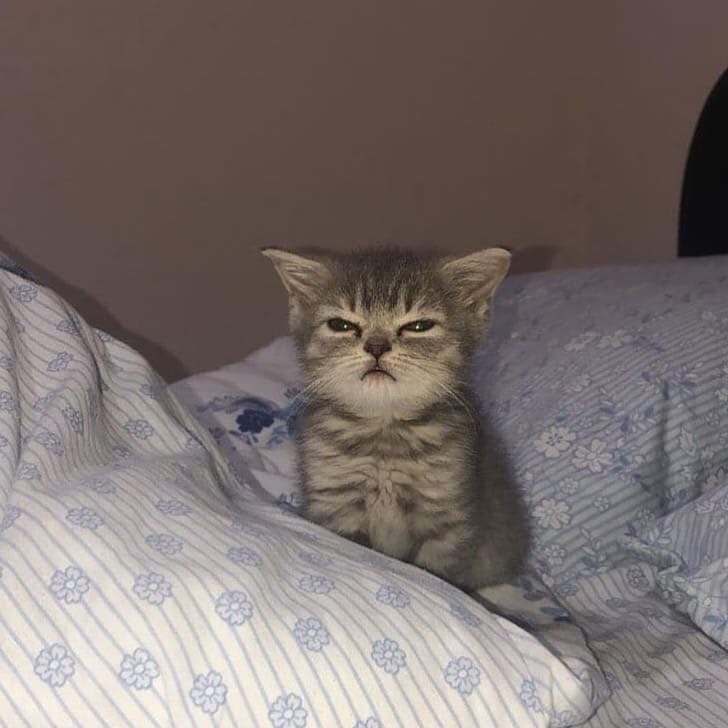
#> input picture task3/pic.jpg, 728 x 728 px
$ jupyter execute task3.ipynb
#> lines starting #> are read from the running program, lines starting #| are printed output that depends on the picture
# Задание 3

Локальное выравнивание гистограммы на изображении в LAB на L компоненте

### Библиотеки

[cell 1]
import cv2
import numpy as np
import matplotlib.pyplot as plt

Загрузка изображения и конвертация в LAB

[cell 2]
img = cv2.imread("pic.jpg")
#> img is the input picture: shape (728, 728, 3); mean B, G, R 109.8, 112.3, 122.7
img_lab = cv2.cvtColor(img, cv2.COLOR_BGR2LAB)
#> img_lab: shape (728, 728, 3); mean of channels 0, 1, 2 121.2, 131.8, 131.1
plt.imshow(img_lab)

Построение диаграммы

- Cиний - L
- Зеленый - А
- Красный - B

[cell 3]
color = ("b", "g", "r")
for i, color in enumerate(color):
    hist = cv2.calcHist([img_lab], [i], None, [256], [0, 256], accumulate=False)
    plt.plot(hist, color = color)
    plt.xlim([0, 260])
plt.show()
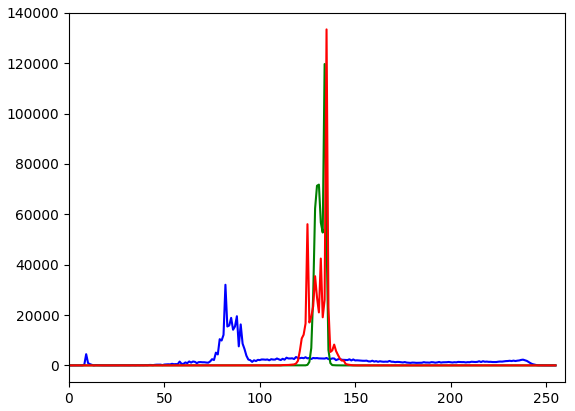
#> figure drawn by matplotlib, 1 panel; curve peaks at x = 82, y = 32025; curve peaks at x = 134, y = 119698; curve peaks at x = 135, y = 133454

Построение кумулятивной диаграммы

- Cиний - L
- Зеленый - А
- Красный - B

[cell 4]
color = ("b", "g", "r")
for i, color in enumerate(color):
    hist = cv2.calcHist([img_lab], [i], None, [256], [0, 256], accumulate=True)
    plt.plot(hist, color = color)
    plt.xlim([0, 260])
plt.show()

Выравнивание гистограммы по L и конвертация в BGR

[cell 5]
l, a, b = cv2.split(img_lab)
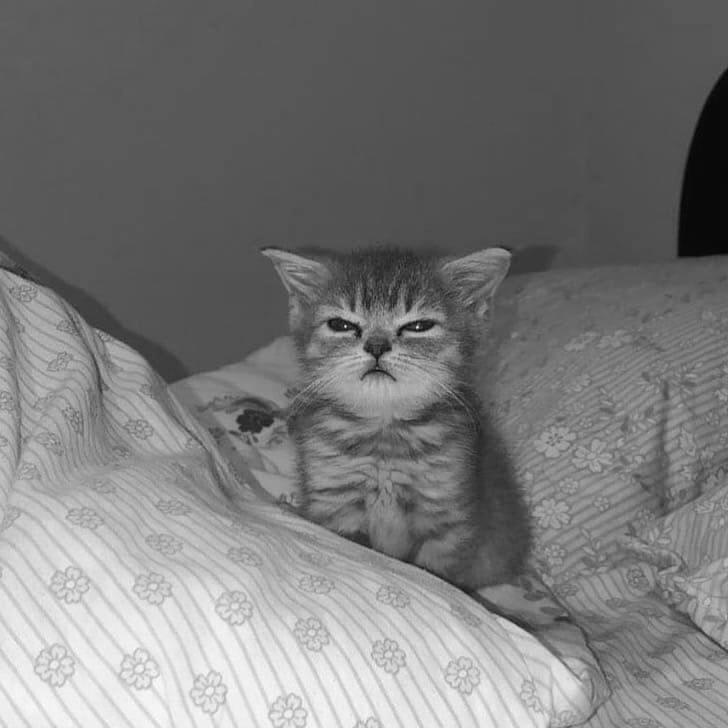
#> l: shape (728, 728); min 5, max 254, mean 121.2
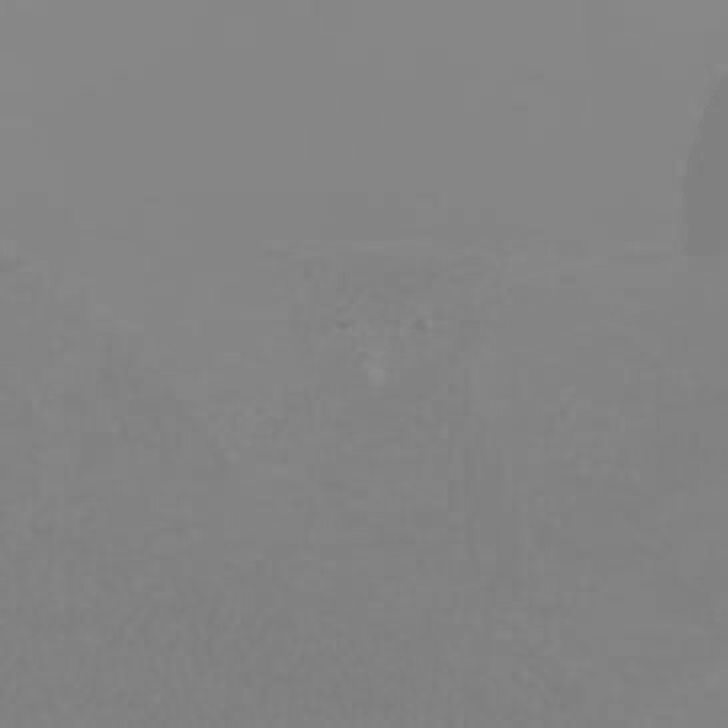
#> a: shape (728, 728); min 122, max 143, mean 131.8
new_l = cv2.equalizeHist(l)
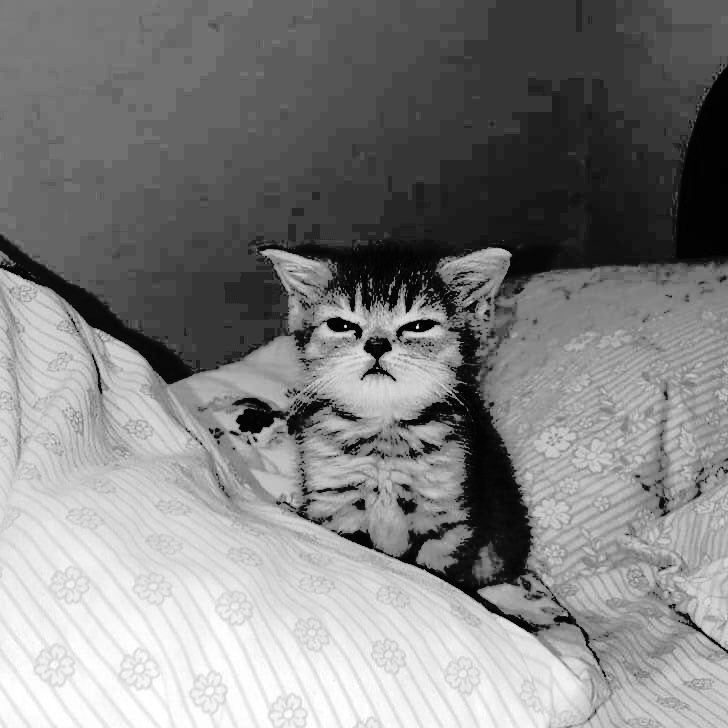
#> new_l: shape (728, 728); min 0, max 255, mean 129.4

new_img_lab = cv2.merge((new_l, a, b))
#> new_img_lab: shape (728, 728, 3); mean of channels 0, 1, 2 129.4, 131.8, 131.1

new_img_bgr = cv2.cvtColor(new_img_lab, cv2.COLOR_LAB2BGR)
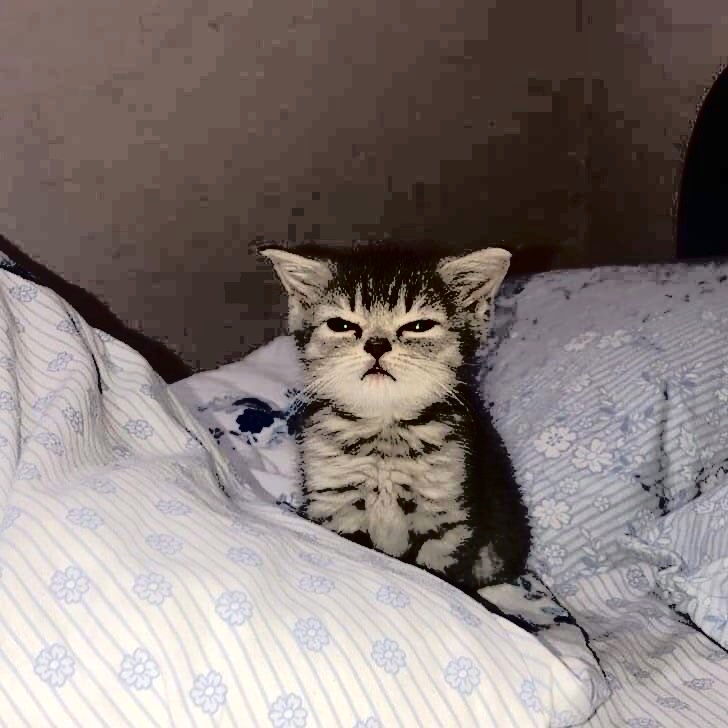
#> new_img_bgr: shape (728, 728, 3); mean B, G, R 119.7, 122.3, 132.6

Диаграмма нового изображения

- Cиний - L
- Зеленый - А
- Красный - B

[cell 6]
color = ("b", "g", "r")
for i, color in enumerate(color):
    hist = cv2.calcHist([new_img_lab], [i], None, [256], [0, 256], accumulate=False)
    plt.plot(hist, color = color)
    plt.xlim([0, 260])
plt.show()
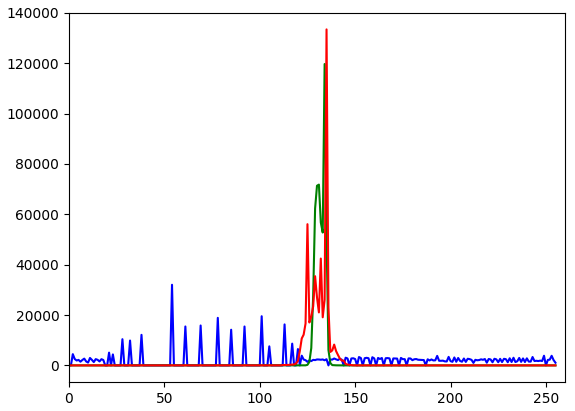
#> figure drawn by matplotlib, 1 panel; curve peaks at x = 54, y = 32025; curve peaks at x = 134, y = 119698; curve peaks at x = 135, y = 133454

Результат

[cell 7]
fig, axes = plt.subplots(2, 2)

axes[0, 0].imshow(img)
axes[0, 0].set_title('Изначальное изображение BGR')

axes[0, 1].imshow(new_img_bgr)
axes[0, 1].set_title('Новое изображение BGR')

axes[1, 0].imshow(img_lab)
axes[1, 0].set_title('Изначальное изображение LAB')

axes[1, 1].imshow(new_img_lab)
axes[1, 1].set_title('Новое изображение LAB')

fig.set_figwidth(12)
fig.set_figheight(8)

plt.show()
#> figure, not shown here; B, G, R data is drawn as R, G, B
